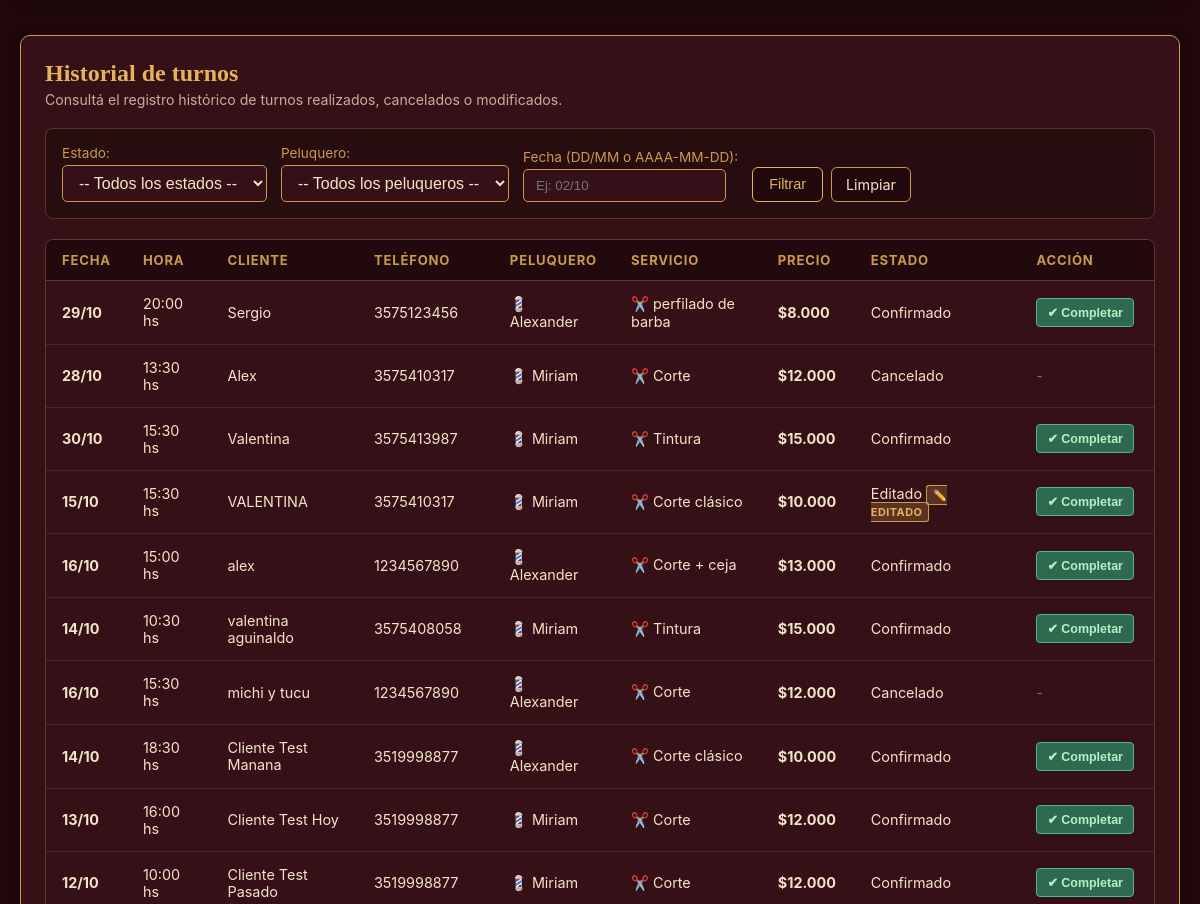
/admin/agenda?peluquero_id=1 (signed in, middle part), run on an earlier commit of the app's database.
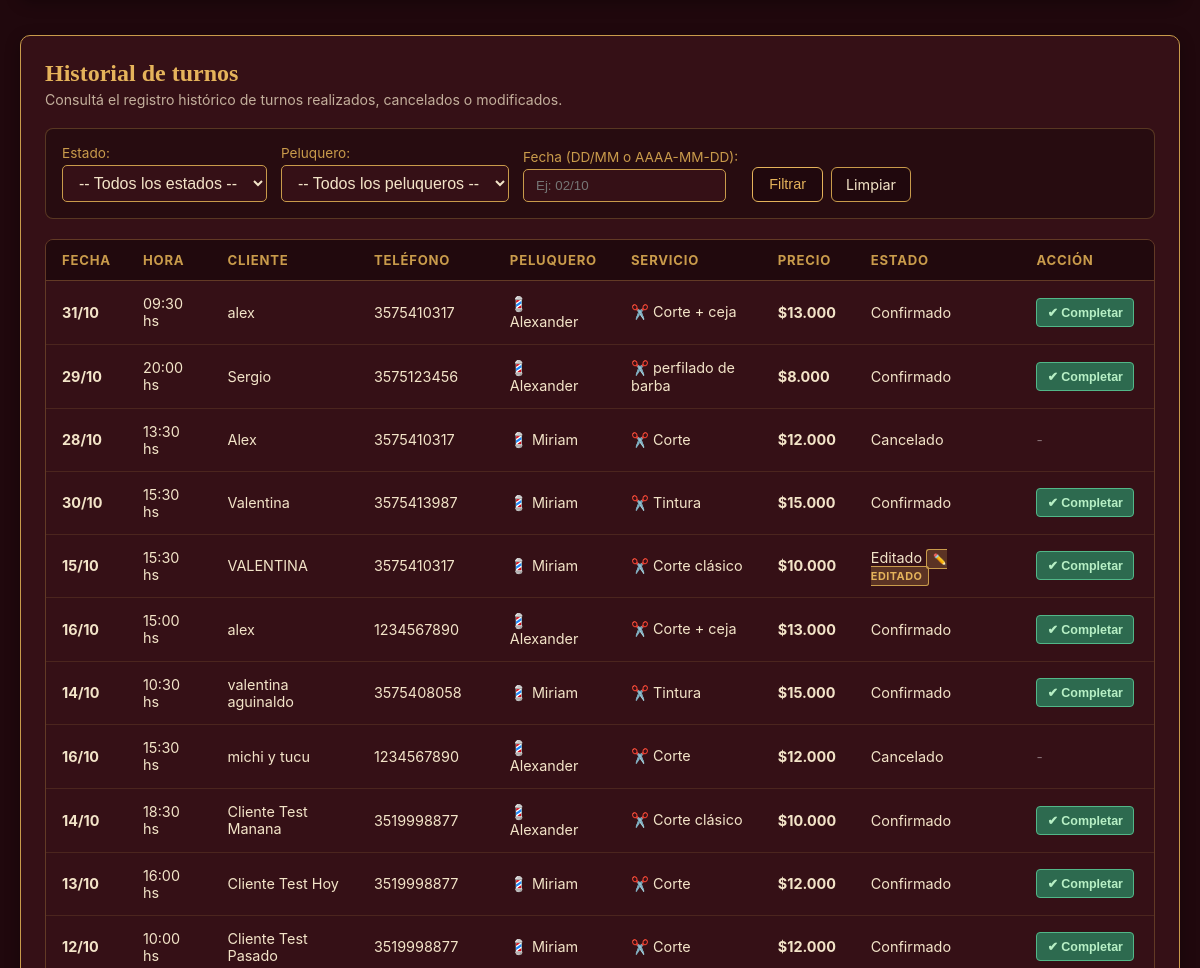
And on a later commit of the database.
### tables this page shows
CREATE TABLE turnos (
            id INTEGER PRIMARY KEY AUTOINCREMENT,
            peluquero_id INTEGER NOT NULL,
            servicio_id INTEGER NOT NULL,
            fecha TEXT NOT NULL,
            hora TEXT NOT NULL,
            estado TEXT NOT NULL DEFAULT 'pendiente', cliente_nombre TEXT DEFAULT 'Cliente', cliente_telefono TEXT DEFAULT '', editado INTEGER DEFAULT 0, fecha_edicion TEXT DEFAULT '', cambio_detalle TEXT DEFAULT '',
            FOREIGN KEY (peluquero_id) REFERENCES peluqueros (id),
            FOREIGN KEY (servicio_id) REFERENCES servicios (id_servicio)
        );

CREATE TABLE peluqueros (
            id INTEGER PRIMARY KEY AUTOINCREMENT,
            nombre TEXT NOT NULL UNIQUE,
            foto TEXT
        , activo INTEGER DEFAULT 1);

CREATE TABLE servicios (
            id_servicio INTEGER PRIMARY KEY AUTOINCREMENT,
            nombre TEXT NOT NULL UNIQUE,
            precio INTEGER NOT NULL
        , descripcion TEXT DEFAULT '', duracion INTEGER DEFAULT 30, activo INTEGER DEFAULT 1);

### tesis.py (the view, shortened to what this page needs)
@app.get("/admin/agenda")
@admin_requerido
def admin_agenda():
    fecha_param = request.args.get("fecha")
    try:
        if fecha_param:
            fecha_ref = datetime.strptime(fecha_param, "%Y-%m-%d").date()
        else:
            fecha_ref = date.today()
    except ValueError:
        fecha_ref = date.today()
    inicio_semana = fecha_ref - timedelta(days=fecha_ref.weekday())
    semana_anterior = (inicio_semana - timedelta(days=7)).strftime("%Y-%m-%d")
    semana_siguiente = (inicio_semana + timedelta(days=7)).strftime("%Y-%m-%d")
    hoy_iso = date.today().strftime("%Y-%m-%d")
    nombres_dias = ["Lunes", "Martes", "Miércoles", "Jueves", "Viernes", "Sábado"]
    dias_semana = []
    fechas_cortas = []
    for i in range(6):
        dia_d = inicio_semana + timedelta(days=i)
        fc = dia_d.strftime("%d/%m")
        fechas_cortas.append(fc)
        dias_semana.append({
            "nombre": nombres_dias[i],
            "fecha_corta": fc,
            "es_hoy": dia_d == date.today(),
            "dia_numero": dia_d.day,
            "mes_numero": dia_d.strftime("%m")
        })
    peluquero_id_str = request.args.get("peluquero_id", "")
    peluquero_id = int(peluquero_id_str) if peluquero_id_str.isdigit() else None
    conexion = obtener_conexion()
    peluqueros = conexion.execute("SELECT id, nombre, activo FROM peluqueros ORDER BY nombre").fetchall()
    placeholders = ",".join("?" for _ in fechas_cortas)
    query = f"""
        SELECT turnos.id, turnos.peluquero_id, turnos.servicio_id, turnos.fecha, turnos.hora,
               turnos.estado, turnos.cliente_nombre, turnos.cliente_telefono,
               turnos.editado, turnos.fecha_edicion, turnos.cambio_detalle,
               peluqueros.nombre AS peluquero_nombre,
               servicios.nombre AS servicio_nombre, servicios.precio AS servicio_precio
        FROM turnos
        INNER JOIN peluqueros ON peluqueros.id = turnos.peluquero_id
        INNER JOIN servicios ON servicios.id_servicio = turnos.servicio_id
        WHERE turnos.fecha IN ({placeholders})
    """
    params = list(fechas_cortas)
    if peluquero_id:
        query += " AND turnos.peluquero_id = ?"
        params.append(peluquero_id)
    query += " ORDER BY turnos.hora ASC"
    turnos_semana = conexion.execute(query, params).fetchall()
    agenda_matriz = {fc: {h: [] for h in HORARIOS} for fc in fechas_cortas}
    fecha_hoy_corta = date.today().strftime("%d/%m")
    for t in turnos_semana:
        fc = t["fecha"]
        h = t["hora"]
        if fc in agenda_matriz and h in agenda_matriz[fc]:
            agenda_matriz[fc][h].append(t)
    turnos_hoy_kpi = conexion.execute(
        "SELECT COUNT(*) AS total FROM turnos WHERE fecha = ? AND LOWER(estado) != 'cancelado'",
        (fecha_hoy_corta,)
    ).fetchone()["total"]
    turnos_pendientes_kpi = conexion.execute("""
        SELECT COUNT(*) AS total FROM turnos
        WHERE fecha_es_pasada(fecha) = 0
          AND LOWER(estado) IN ('confirmado', 'editado', 'pendiente')
    """).fetchone()["total"]
    turnos_completados_kpi = conexion.execute(
        "SELECT COUNT(*) AS total FROM turnos WHERE LOWER(estado) = 'completado'"
    ).fetchone()["total"]
    turnos_cancelados_kpi = conexion.execute(
        "SELECT COUNT(*) AS total FROM turnos WHERE LOWER(estado) = 'cancelado'"
    ).fetchone()["total"]
    facturacion_estimada = sum(t["servicio_precio"] for t in turnos_semana if t["estado"].lower() != "cancelado")
    turnos_semana_cont = sum(1 for t in turnos_semana if t["estado"].lower() != "cancelado")
    hist_estado = request.args.get("hist_estado", "").strip()
    hist_peluquero = request.args.get("hist_peluquero", "").strip()
    hist_fecha = request.args.get("hist_fecha", "").strip()
    hist_query = """
        SELECT turnos.id, turnos.fecha, turnos.hora, turnos.estado,
               turnos.cliente_nombre, turnos.cliente_telefono,
               turnos.editado, turnos.fecha_edicion, turnos.cambio_detalle,
               peluqueros.nombre AS peluquero_nombre,
               servicios.nombre AS servicio_nombre, servicios.precio AS servicio_precio
        FROM turnos
        INNER JOIN peluqueros ON peluqueros.id = turnos.peluquero_id
        INNER JOIN servicios ON servicios.id_servicio = turnos.servicio_id
        WHERE 1=1
    """
    hist_params = []
    if hist_estado:
        hist_query += " AND LOWER(turnos.estado) = ?"
        hist_params.append(hist_estado.lower())
    if hist_peluquero and hist_peluquero.isdigit():
        hist_query += " AND turnos.peluquero_id = ?"
        hist_params.append(int(hist_peluquero))
    hist_query += " ORDER BY turnos.id DESC LIMIT 150"
    turnos_historial = conexion.execute(hist_query, hist_params).fetchall()
    servicios_admin = conexion.execute("""
        SELECT servicios.id_servicio, servicios.nombre, servicios.precio, servicios.descripcion, servicios.duracion, servicios.activo,
               GROUP_CONCAT(peluqueros.nombre, ', ') AS peluqueros_nombres,
               GROUP_CONCAT(peluqueros.id, ',') AS peluqueros_ids
        FROM servicios
        LEFT JOIN peluquero_servicios ON servicios.id_servicio = peluquero_servicios.servicio_id
        LEFT JOIN peluqueros ON peluquero_servicios.peluquero_id = peluqueros.id
        GROUP BY servicios.id_servicio
        ORDER BY servicios.nombre
    """).fetchall()
    peluqueros_admin = conexion.execute("""
        SELECT peluqueros.id, peluqueros.nombre, peluqueros.activo,
               GROUP_CONCAT(servicios.nombre, ', ') AS especialidades
        FROM peluqueros
        LEFT JOIN peluquero_servicios ON peluqueros.id = peluquero_servicios.peluquero_id
        LEFT JOIN servicios ON servicios.id_servicio = peluquero_servicios.servicio_id
        GROUP BY peluqueros.id
        ORDER BY peluqueros.nombre
    """).fetchall()
    barberia_activa = obtener_estado_barberia()
    conexion.close()
    return render_template(
        "admin/agenda.html",
        dias_semana=dias_semana,
        horarios=HORARIOS,
        agenda_matriz=agenda_matriz,
        peluqueros=peluqueros,
        peluquero_id_seleccionado=peluquero_id,
        inicio_semana=inicio_semana,
        semana_anterior=semana_anterior,
        semana_siguiente=semana_siguiente,
        hoy_iso=hoy_iso,
        fecha_ref=fecha_ref,
        turnos_hoy_kpi=turnos_hoy_kpi,
        turnos_pendientes_kpi=turnos_pendientes_kpi,
        turnos_completados_kpi=turnos_completados_kpi,
        turnos_cancelados_kpi=turnos_cancelados_kpi,
        turnos_semana_cont=turnos_semana_cont,
        facturacion_estimada=facturacion_estimada,
        admin_nombre=session.get("admin_nombre", "Administrador"),
        servicios_admin=servicios_admin,
        peluqueros_admin=peluqueros_admin,
        turnos_historial=turnos_historial,
        filtro_hist_estado=hist_estado,
        filtro_hist_peluquero=hist_peluquero,
        filtro_hist_fecha=hist_fecha,
        barberia_activa=barberia_activa
    )

### tesis.py (called while the page is built)
def fecha_es_pasada(fecha_str, fecha_referencia=None):
    if not fecha_str:
        return 1
    try:
        dia, mes = map(int, str(fecha_str).split("/"))
        hoy = fecha_referencia or date.today()
        anio = hoy.year
        if hoy.month == 12 and mes == 1:
            anio += 1
        elif hoy.month == 1 and mes == 12:
            anio -= 1
        fecha_turno = date(anio, mes, dia)
        return 1 if fecha_turno < hoy else 0
    except Exception:
        return 1

def obtener_conexion():
    conexion = sqlite3.connect(RUTA_BASE_DE_DATOS)
    conexion.row_factory = sqlite3.Row
    conexion.create_function("fecha_es_pasada", 1, fecha_es_pasada)
    return conexion

def obtener_estado_barberia():
    conexion = obtener_conexion()
    fila = conexion.execute("SELECT valor FROM configuracion WHERE clave = 'barberia_activa'").fetchone()
    conexion.close()
    return fila["valor"] == "1" if fila else True

def admin_requerido(f):
    @wraps(f)
    def decorada(*args, **kwargs):
        if not session.get("admin_id"):
            return redirect(url_for("admin_login"))
        return f(*args, **kwargs)
    return decorada

### templates/admin/agenda.html (shortened to what the changed rows need)
<!DOCTYPE html>
<html lang="es">
<head>
    <link rel="stylesheet" href="{{ url_for('static', filename='css/admin.css') }}">
</head>
<body>
    <main class="admin-contenedor">
        <section class="seccion-servicios-admin" id="seccion-historial" style="margin-top: 36px;">
            <div class="cabecera-servicios-admin">
                <div>
                    <h2>Historial de turnos</h2>
                </div>
            </div>
            <div class="tabla-servicios-wrapper">
                <table class="tabla-servicios-admin">
                    <thead>
                        <tr>
                            <th>Fecha</th>
                            <th>Hora</th>
                            <th>Cliente</th>
                            <th>Teléfono</th>
                            <th>Peluquero</th>
                            <th>Servicio</th>
                            <th>Precio</th>
                            <th>Estado</th>
                            <th class="th-acciones">Acción</th>
                        </tr>
                    </thead>
                    <tbody>
                        {% if turnos_historial %}
                            {% for t in turnos_historial %}
                                <tr class="fila-servicio">
                                    <td><strong>{{ t.fecha }}</strong></td>
                                    <td>{{ t.hora }} hs</td>
                                    <td>{{ t.cliente_nombre or 'Cliente' }}</td>
                                    <td>{{ t.cliente_telefono or '-' }}</td>
                                    <td>💈 {{ t.peluquero_nombre }}</td>
                                    <td>✂️ {{ t.servicio_nombre }}</td>
                                    <td><strong>${{ "{:,}".format(t.servicio_precio).replace(",", ".") }}</strong></td>
                                    <td>
                                        <span class="badge-estado-turno {{ t.estado|lower }}">{{ t.estado }}</span>
                                        {% if t.editado %}
                                            <span class="badge-editado" title="{{ t.cambio_detalle }}">✏️ Editado</span>
                                        {% endif %}
                                    </td>
                                    <td class="td-acciones-servicio">
                                        {% if t.estado|lower not in ['completado', 'cancelado'] %}
                                            <form method="post" action="{{ url_for('admin_completar_turno', turno_id=t.id) }}" style="display:inline;">
                                                <button type="submit" class="btn-accion-serv" style="background:#2d6a4f; color:#b7efc5; border-color:#52b788;" title="Marcar como completado">
                                                    ✔ Completar
                                                </button>
                                            </form>
                                        {% else %}
                                            <span style="color:rgba(255,255,255,0.4); font-size:0.85rem;">-</span>
                                        {% endif %}
                                    </td>
                                </tr>
                            {% endfor %}
                        {% else %}
                            <tr>
                                <td colspan="9" style="text-align: center; padding: 24px; color: var(--texto-bordo-suave);">
                                    No se encontraron turnos en el historial con los filtros indicados.
                                </td>
                            </tr>
                        {% endif %}
                    </tbody>
                </table>
            </div>
        </section>
    </main>
</body>
</html>

What changed in the data, as far as the page shows it:
added turnos: fecha "31/10", hora "09:30", cliente_nombre "alex", cliente_telefono "3575410317", peluquero_nombre "Alexander", servicio_nombre "Corte + ceja", {{ "{:,}".format(t.servicio_precio).replace(",", ".") }} "13.000", estado "Confirmado"
